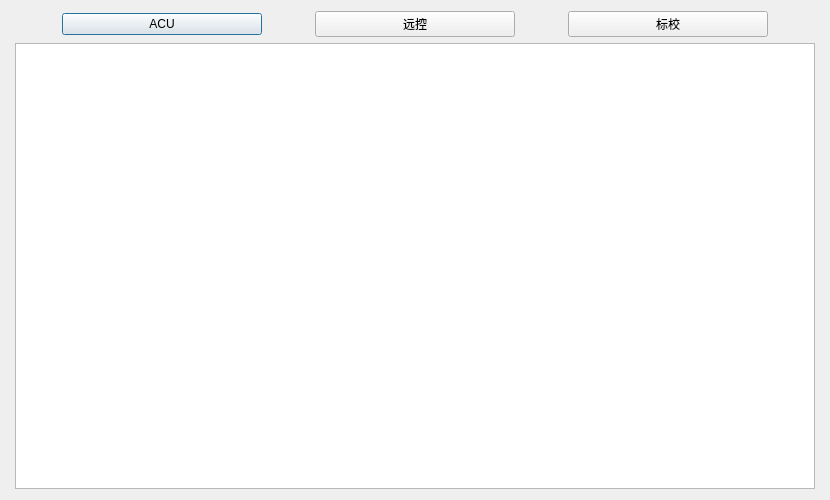
<?xml version="1.0" encoding="UTF-8"?>
<ui version="4.0">
 <class>Code</class>
 <widget class="QDialog" name="Code">
  <property name="geometry">
   <rect>
    <x>0</x>
    <y>0</y>
    <width>830</width>
    <height>500</height>
   </rect>
  </property>
  <property name="minimumSize">
   <size>
    <width>830</width>
    <height>500</height>
   </size>
  </property>
  <property name="maximumSize">
   <size>
    <width>830</width>
    <height>500</height>
   </size>
  </property>
  <property name="windowTitle">
   <string>码源</string>
  </property>
  <layout class="QGridLayout" name="gridLayout">
   <item row="0" column="0">
    <layout class="QVBoxLayout" name="verticalLayout">
     <item>
      <layout class="QHBoxLayout" name="horizontalLayout">
       <item>
        <widget class="QPushButton" name="pushButton_ACU">
         <property name="maximumSize">
          <size>
           <width>200</width>
           <height>16777215</height>
          </size>
         </property>
         <property name="text">
          <string>ACU</string>
         </property>
        </widget>
       </item>
       <item>
        <widget class="QPushButton" name="pushButton_Remote">
         <property name="maximumSize">
          <size>
           <width>200</width>
           <height>16777215</height>
          </size>
         </property>
         <property name="text">
          <string>远控</string>
         </property>
        </widget>
       </item>
       <item>
        <widget class="QPushButton" name="pushButton_Cal">
         <property name="maximumSize">
          <size>
           <width>200</width>
           <height>16777215</height>
          </size>
         </property>
         <property name="text">
          <string>标校</string>
         </property>
        </widget>
       </item>
      </layout>
     </item>
     <item>
      <widget class="QTextEdit" name="textEdit">
       <property name="minimumSize">
        <size>
         <width>800</width>
         <height>0</height>
        </size>
       </property>
       <property name="maximumSize">
        <size>
         <width>800</width>
         <height>16777215</height>
        </size>
       </property>
      </widget>
     </item>
    </layout>
   </item>
  </layout>
 </widget>
 <resources/>
 <connections/>
</ui>
